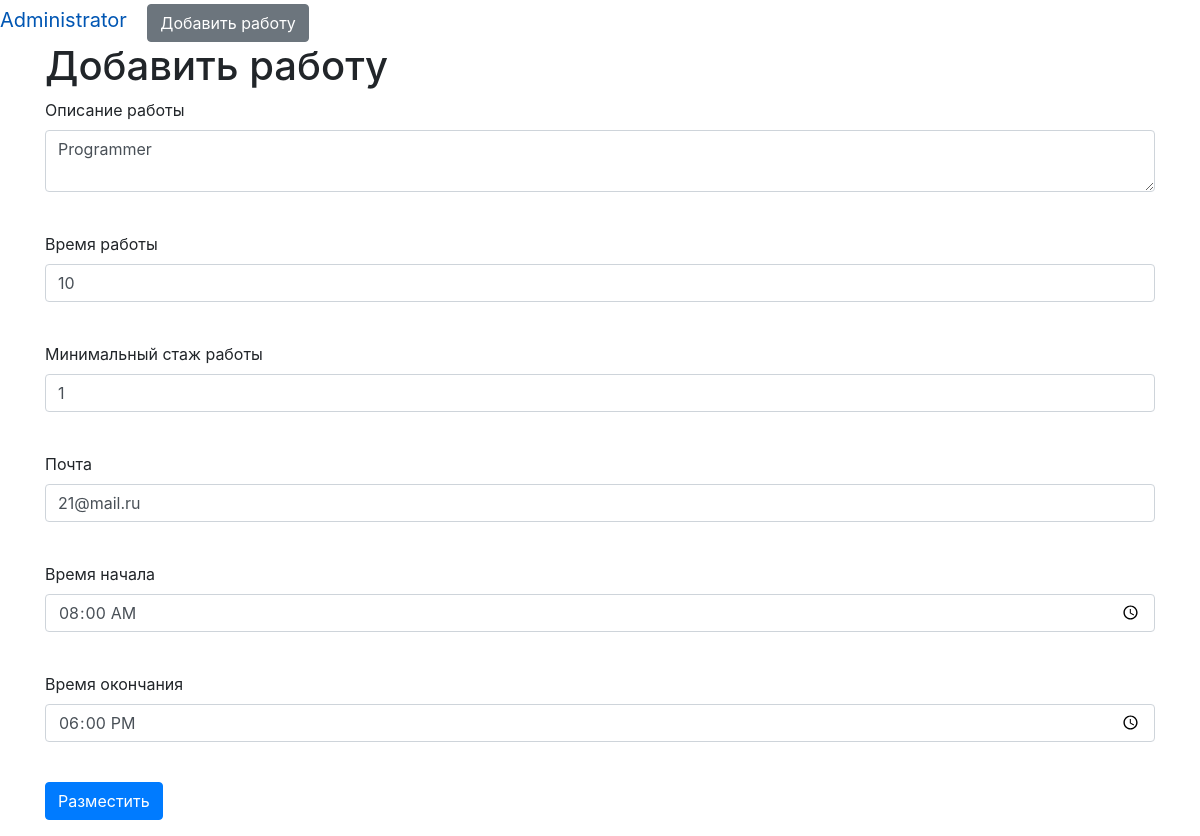
The app's page /addjob/1 (signed in) with its own data.
### data/users.py (models this page shows, shortened)
class User(SqlAlchemyBase, UserMixin, SerializerMixin):
    __tablename__ = 'users'
    id = sqlalchemy.Column(sqlalchemy.Integer,
                           primary_key=True, autoincrement=True)
    surname = sqlalchemy.Column(sqlalchemy.String, nullable=True)
    name = sqlalchemy.Column(sqlalchemy.String, nullable=True)
    age = sqlalchemy.Column(sqlalchemy.Integer, nullable=True)
    email = sqlalchemy.Column(sqlalchemy.String,
                              index=True, unique=True, nullable=True)
    position = sqlalchemy.Column(sqlalchemy.String, nullable=True)
    speciality = sqlalchemy.Column(sqlalchemy.String, nullable=True)
    address = sqlalchemy.Column(sqlalchemy.String, nullable=True)
    hashed_password = sqlalchemy.Column(sqlalchemy.String, nullable=True)
    modified_date = sqlalchemy.Column(sqlalchemy.DateTime, default=datetime.datetime.now)
    about = sqlalchemy.Column(sqlalchemy.String, nullable=True)
    set_password = sqlalchemy.Column(sqlalchemy.String, nullable=True)
    city_from = sqlalchemy.Column(sqlalchemy.String, nullable=True)
    def set_password(self, password):
        self.hashed_password = generate_password_hash(password)

### data/employment.py (models this page shows)
class Employment(SqlAlchemyBase, SerializerMixin):
    __tablename__ = 'employment'
    id = sqlalchemy.Column(sqlalchemy.Integer,
                           primary_key=True, autoincrement=True)
    team_leader = sqlalchemy.Column(sqlalchemy.Integer,
                                    sqlalchemy.ForeignKey("users.id"))
    job = sqlalchemy.Column(sqlalchemy.String, nullable=True)
    work_size = sqlalchemy.Column(sqlalchemy.Integer, nullable=True)
    experience = sqlalchemy.Column(sqlalchemy.Integer, nullable=True)
    email = sqlalchemy.Column(sqlalchemy.String,
                              index=True, unique=True, nullable=True)
    start_time = sqlalchemy.Column(sqlalchemy.Time, nullable=True)
    end_time = sqlalchemy.Column(sqlalchemy.Time, nullable=True)
    user = sqlalchemy.Column(sqlalchemy.String, nullable=True)

### main.py (the view, shortened to what this page needs)
@app.route('/addjob/<int:id>', methods=['GET', 'POST'])
@login_required
def edit_job(id):
    form = JobsForm()
    if request.method == "GET":
        db_sess = db_session.create_session()
        try:
            if id == 1:
                jobs = db_sess.query(Jobs).filter(Jobs.id == id).first()
            if jobs:
                form.job.data = jobs.job
                form.work_size.data = jobs.work_size
                form.experience.data = jobs.experience
                form.email.data = jobs.email
                form.start_time.data = jobs.start_time
                form.end_time.data = jobs.end_time
            else:
                abort(404)
        except:
            return redirect('/')
    return render_template('jobs.html',
                           title='Редактирование работы',
                           form=form
                           )

### forms/user.py
class JobsForm(FlaskForm):
    job = TextAreaField('Описание работы', validators=[DataRequired()])
    work_size = IntegerField("Время работы", validators=[DataRequired()])
    experience = IntegerField("Минимальный стаж работы", validators=[DataRequired()])
    email = EmailField('Почта', validators=[DataRequired()])
    start_time = TimeField("Время начала")
    end_time = TimeField("Время окончания")
    submit = SubmitField('Разместить')

### data/db_session.py (called while the page is built, shortened)
def global_init(db_file):
    global __factory
    if __factory:
        return

def create_session() -> Session:
    global __factory
    return __factory()

### main.py (called while the page is built)
@login_manager.user_loader
def load_user(user_id):
    db_session.global_init("db/blogs.db")
    db_sess = db_session.create_session()
    return db_sess.query(User).get(user_id)

### templates/jobs.html (shortened to what this page needs)
{% extends "base.html" %}
{% block content %}
<h1>Добавить работу</h1>
<form action="" method="post">
    <p>
        {{ form.job.label }}<br>
        {{ form.job(class="form-control") }}<br>
    </p>
    <p>
        {{ form.work_size.label }}<br>
        {{ form.work_size(class="form-control", type="integer") }}<br>
    </p>
    <p>
        {{ form.experience.label }}<br>
        {{ form.experience(class="form-control", type="integer") }}<br>
    </p>
    <p>
        {{ form.email.label }}<br>
        {{ form.email(class="form-control", type="email") }}<br>
    </p>
    <p>
        {{ form.start_time.label }}<br>
        {{ form.start_time(class="form-control", type="time") }}<br>
    </p>
    <p>
        {{ form.end_time.label }}<br>
        {{ form.end_time(class="form-control", type="time") }}<br>
    </p>
    <p>{{ form.submit(type="submit", class="btn btn-primary") }}</p>
</form>
{% endblock %}

### templates/base.html (shortened to what this page needs)
<!doctype html>
<html lang="en">
<head>
    <link rel="stylesheet"
          href="https://stackpath.bootstrapcdn.com/bootstrap/4.4.1/css/bootstrap.min.css"
>
</head>
<body>
{% if current_user.is_authenticated %}
    <a class="navbar-brand" href="/logout">{{ current_user.name }}</a>
{% else %}
    <p>
        <a class="btn btn-primary " href="/register">Зарегистрироваться</a>
        <a class="btn btn-success" href="/login">Войти</a>
    </p>
{% endif %}
{% if current_user.is_authenticated %}
    <a href="addjob" class="btn btn-secondary">Добавить работу</a>
{% endif %}
<main role="main" class="container">
    {% block content %}{% endblock %}
</main>
</body>
</html>

### records on screen
User: name "Administrator"
Employment: job "Programmer", work_size "10", experience "1", email "21@mail.ru", start_time "08:00", end_time "18:00"
